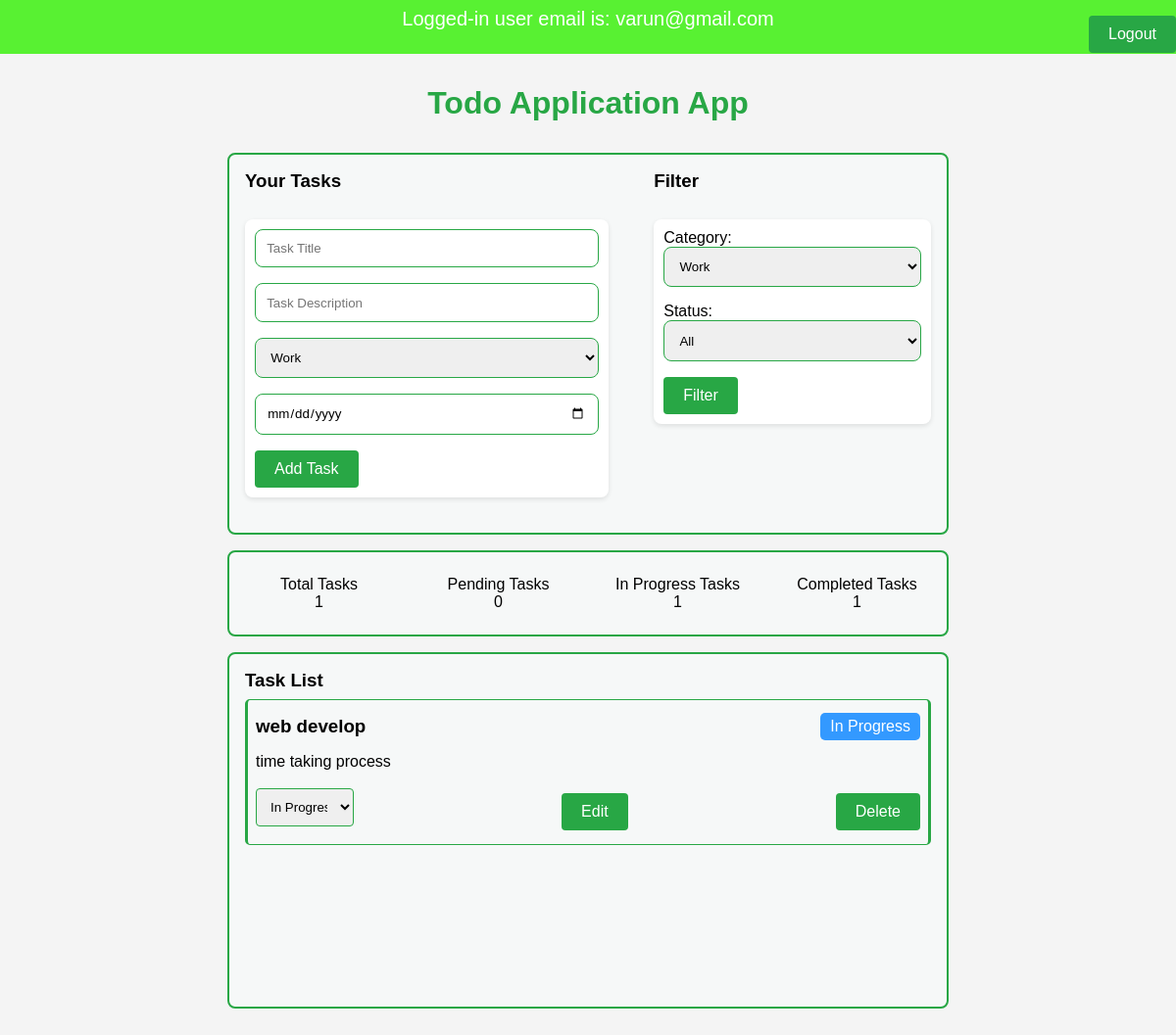
Page /dashboard.php?category=Work (signed in) on the committed database.
### tables this page shows
CREATE TABLE `users` (
  `id` int(11) NOT NULL,
  `username` varchar(255) NOT NULL,
  `email` varchar(255) NOT NULL,
  `password` varchar(255) NOT NULL
);

CREATE TABLE `tasks` (
  `id` int(11) NOT NULL,
  `user_id` int(11) NOT NULL,
  `title` varchar(255) NOT NULL,
  `description` text DEFAULT NULL,
  `category` varchar(100) DEFAULT NULL,
  `status` enum('Pending','In Progress','Completed') DEFAULT 'Pending',
  `due_date` date DEFAULT NULL
);

### dashboard.php (the view, shortened to what this page needs)
<?php
include 'config.php';
$user_id = $_SESSION['user_id'];
if (isset($_SESSION['user_id'])) {
    $user_id = $_SESSION['user_id'];
    $sql = "SELECT email FROM users WHERE id='$user_id'";
    $result = $conn->query($sql);
    if ($result->num_rows > 0) {
        $row = $result->fetch_assoc();
        $email = $row['email'];
        ?>
        <div class="profile_text">
            <p><?php echo "Logged-in user email is: " . $email; ?></p>
        </div>
        <?php
    } else {
        echo "No email found for the user.";
    }
} else {
    echo "No user is logged in.";
}
$selectedCategory = $_GET['category'] ?? '';
$query = "SELECT * FROM tasks WHERE user_id = ?";
$params = [$user_id];
if (!empty($selectedCategory)) {
    $query .= " AND category = ?";
    $params[] = $selectedCategory;
}
$stmt = $conn->prepare($query);
$types = str_repeat("s", count($params));
$stmt->bind_param($types, ...$params);
$stmt->execute();
$tasks = $stmt->get_result();
$taskcount=$tasks->num_rows;
$query = "SELECT COUNT(*) as total_tasks, SUM(CASE WHEN status = 'pending' THEN 1 ELSE 0 END) as pending_tasks, SUM(CASE WHEN status = 'completed' THEN 1 ELSE 0 END) as completed_tasks,SUM(CASE WHEN status = 'in Progress' THEN 1 ELSE 0 END) as inprogress_tasks
          FROM tasks
          WHERE user_id = ?";
$params = [$user_id];
$stmt = $conn->prepare($query);
$types = str_repeat("s", count($params));
$stmt->bind_param($types, ...$params);
$stmt->execute();
$result = $stmt->get_result();
$row = $result->fetch_assoc();
$pendingTasks = $row['pending_tasks'];
$inprogressTasks = $row['inprogress_tasks'];
$completedTasks = $row['completed_tasks'];
?>
<!DOCTYPE html>
<html lang="en">
<head>
    <link
    href="https://cdn.jsdelivr.net/npm/remixicon@4.3.0/fonts/remixicon.css"
    rel="stylesheet"/>
    <link rel="stylesheet" href="style.css">
    <link rel="stylesheet" href="style.css">
</head>
<body>
<div class="profile_text"><p><?php ?></p></div>
     <section class="maxWidth">
        <h1>Todo Application App</h1>
        <div class="container">
            <div class="col_1">
            <h3>Your Tasks</h3>
    <form action="add_task.php" method="POST"class="budget_form">
        <input type="text" class="input_field budget_input" name="title" placeholder="Task Title" required>
        <input type="text" class="input_field budget_input" name="description" placeholder="Task Description">
        <select name="category"class="input_field budget_input">
            <option value="Work">Work</option>
        </select>
        <input type="date" class="input_field budget_input" name="due_date" required>
        <button type="submit" >Add Task</button>
    </form>
    </div>
<div class="col_2">
    <h3>Filter</h3>
    <form method="GET">
        <label for="category">Category:</label>
        <select name="category" id="category" class="input_field">
            <option value="Work" <?= $selectedCategory === 'Work' ? 'selected' : '' ?>>Work</option>
        </select>
        <label for="status">Status:</label>
        <select name="status" id="status"class="input_field">
            <option value="">All</option>
        </select>
        <button type="submit">Filter</button>
    </form>
     </div>
        </div>
        <div class="container">
            <div class="total_budget">
            <p>Total Tasks</p>
                <span > <?php  echo "" .$taskcount?></span>
            </div>
            <div class="total_expense">
            <p>Pending Tasks</p>
                <span class="total_expense_child"> <?php  echo "" .$pendingTasks?></span>
            </div>
            <div class="total_balance">
            <p>In Progress Tasks</p>
                <span class="total_balance_child">  <?php  echo "".$inprogressTasks?></span>
            </div>
            <div class="total_balance">
           <p>Completed Tasks</p>
                <span class="total_balance_child">  <?php  echo "" .$completedTasks ?></span>
            </div>
        </div>
        <div class="container">
            <div class="list">
                <h3>Task List</h3>
                <div class="parent_list">
                    <div class="list_container">
        <?php while($task = $tasks->fetch_assoc()): ?>
            <div class="product" data-id="<?= $task['id'] ?>">
                <h3 class="f_box"><?= $task['title'] ?></h3>
                <span class="task-status <?= 'status-' . strtolower(str_replace(' ', '-', $task['status'])) ?>">
                    <?= $task['status'] ?>
                </span>
                <p class="f_box"><?= $task['description'] ?></p>
                <select class="status-select  " data-id="<?= $task['id'] ?>">
                    <option value="In Progress" <?= $task['status'] === 'In Progress' ? 'selected' : '' ?>>In Progress</option>
                </select>
                <button class="edit-btn ">Edit</button>
                <button class="delete-btn  " onclick="deleteTask(<?= $task['id'] ?>)">Delete</button>
            </div>
        <?php endwhile; ?>
    </div>
                        </div>
                    </div>
                </div>
     </section>
   <button class="logout_btn"><a href="logout.php">Logout</a></button>
</body>
</html>

### style.css (style rules this page uses)
body { font-family: Arial, sans-serif; margin: 0; padding: 0; background-color: #f4f4f4; }
form { margin: 20px auto; padding: 10px; background-color: #fff; max-width: 500px; border-radius: 8px; box-shadow: 0 2px 5px rgba(0, 0, 0, 0.1); }
input, select, textarea { display: block; width: 100%; margin-bottom: 10px; padding: 10px; border: 1px solid #ccc; border-radius: 4px; }
.product p { display: block; width: 100%; margin-bottom: 10px; padding: 10px; border-radius: 4px; overflow: hidden; }
button { display: inline-block; padding: 10px 20px; background-color: #28a745; color: white; border: none; cursor: pointer; border-radius: 4px; font-size: 16px; }
.status-select { max-width: 100px; width: 100%; border: 1px solid #28a745; outline: none; }
:root { --main-color:#28a745 ; }
* { margin: 0; padding: 0; box-sizing: border-box; font-family: sans-serif; }
html, body { width: 100%; height: 100%; }
.profile_text { display: flex; align-items: center; justify-content: center; background-color: #58f132; }
.profile_text p { text-align: center; color: white; font-size: 20px; font-weight: 700px; padding: 8px; }
.maxWidth { max-width: 768px; width: 100%; margin: 0 auto; padding: 1rem; border-radius: .5rem; }
h1 { color: var(--main-color); font-size: 2rem; text-align: center; padding: 1rem 0; }
h3 { padding-bottom: .5rem; }
.col_1 { flex: 0 0 55%; max-width: 55%; padding: 1rem; }
.col_2 { flex: 0 0 43%; max-width: 43%; padding: 1rem; }
.container { display: flex; flex-wrap: wrap; justify-content: space-between; margin: 1rem 0; background-color: rgb(246, 248, 248); border: 2px solid var(--main-color); border-radius: .5rem; }
.input_field { width: 100%; padding: .7rem; margin-bottom: 1rem; border: 1px solid var(--main-color); border-radius: .5rem; }
.total_budget, .total_expense, .total_balance { flex: 0 0 25%; max-width: 25%; width: 100%; text-align: center; padding: 1.5rem 0; }
.list { width: 100%; padding: 1rem; height: 360px; overflow: hidden scroll; }
.list_container { width: 100%; display: flex; margin-bottom: 1rem; display: flex; flex-wrap: wrap; }
.product { display: flex; justify-content: space-between; align-items: center; width: 100%; flex-wrap: wrap; margin-bottom: .8rem; border-left: 3px solid var(--main-color); border-right: 3px solid var(--main-color); border-bottom: 1px solid var(--main-color); border-top: 1px solid var(--main-color); padding: .5rem .5rem .5rem .5rem; border-radius: 5px; }
.product h4, .product p { font-size: 1rem; }
.product .f_box { padding: .5rem 0; }
.logout_btn { right: 0; top: 1rem; position: fixed; }
.logout_btn a { text-decoration:none; color: white; font-size: 16px; }

### dashboard.php (style rules this page uses)
.task-status { display: inline-block; padding: 5px 10px; border-radius: 5px; color: #fff; }
.status-in-progress { background-color: #3399ff; }

### rows in the picture
users: email "varun@gmail.com"
tasks: title "web develop", status "In Progress", description "time taking process", status+id "In Progress"

### other values in the picture
$taskcount "1"
$pendingTasks "0"
$inprogressTasks "1"
$completedTasks "1"
